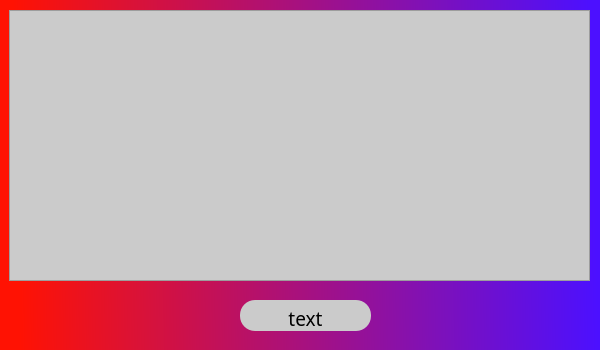
<?xml version="1.0" encoding="UTF-8"?>
<ui version="4.0">
 <class>SelectWindow</class>
 <widget class="QWidget" name="SelectWindow">
  <property name="geometry">
   <rect>
    <x>0</x>
    <y>0</y>
    <width>600</width>
    <height>350</height>
   </rect>
  </property>
  <property name="minimumSize">
   <size>
    <width>600</width>
    <height>350</height>
   </size>
  </property>
  <property name="maximumSize">
   <size>
    <width>600</width>
    <height>350</height>
   </size>
  </property>
  <property name="windowTitle">
   <string>Form</string>
  </property>
  <property name="styleSheet">
   <string notr="true">QWidget{
background-color:qlineargradient(spread:pad, x1:0.025, y1:0.385909, x2:0.99, y2:0.374364, stop:0 rgba(255, 18, 3, 255), stop:1 rgba(76, 16, 255, 255))
}</string>
  </property>
  <widget class="QWidget" name="verticalLayoutWidget">
   <property name="geometry">
    <rect>
     <x>9</x>
     <y>10</y>
     <width>581</width>
     <height>271</height>
    </rect>
   </property>
   <layout class="QVBoxLayout" name="verticalLayout">
    <item>
     <widget class="QListWidget" name="List">
      <property name="styleSheet">
       <string notr="true">QListWidget{
background-color:rgb(203, 203, 203);

}</string>
      </property>
     </widget>
    </item>
   </layout>
  </widget>
  <widget class="QPushButton" name="Button">
   <property name="geometry">
    <rect>
     <x>240</x>
     <y>300</y>
     <width>131</width>
     <height>31</height>
    </rect>
   </property>
   <property name="sizePolicy">
    <sizepolicy hsizetype="Minimum" vsizetype="Fixed">
     <horstretch>0</horstretch>
     <verstretch>0</verstretch>
    </sizepolicy>
   </property>
   <property name="font">
    <font>
     <family>Gill Sans MT Condensed</family>
     <pointsize>14</pointsize>
     <weight>50</weight>
     <bold>false</bold>
    </font>
   </property>
   <property name="styleSheet">
    <string notr="true">QPushButton{
background-color:rgb(203, 203, 203);
border:none;
color:rgb(0, 0, 0);
padding-top:5px;
text-align: center;
border-radius:15px
}
QPushButton:hover{
background-color:rgb(158, 158, 158);
}
QPushButton:pressed{
background-color:rgb(158, 158, 158);
}</string>
   </property>
   <property name="text">
    <string>text</string>
   </property>
  </widget>
 </widget>
 <resources/>
 <connections/>
</ui>
